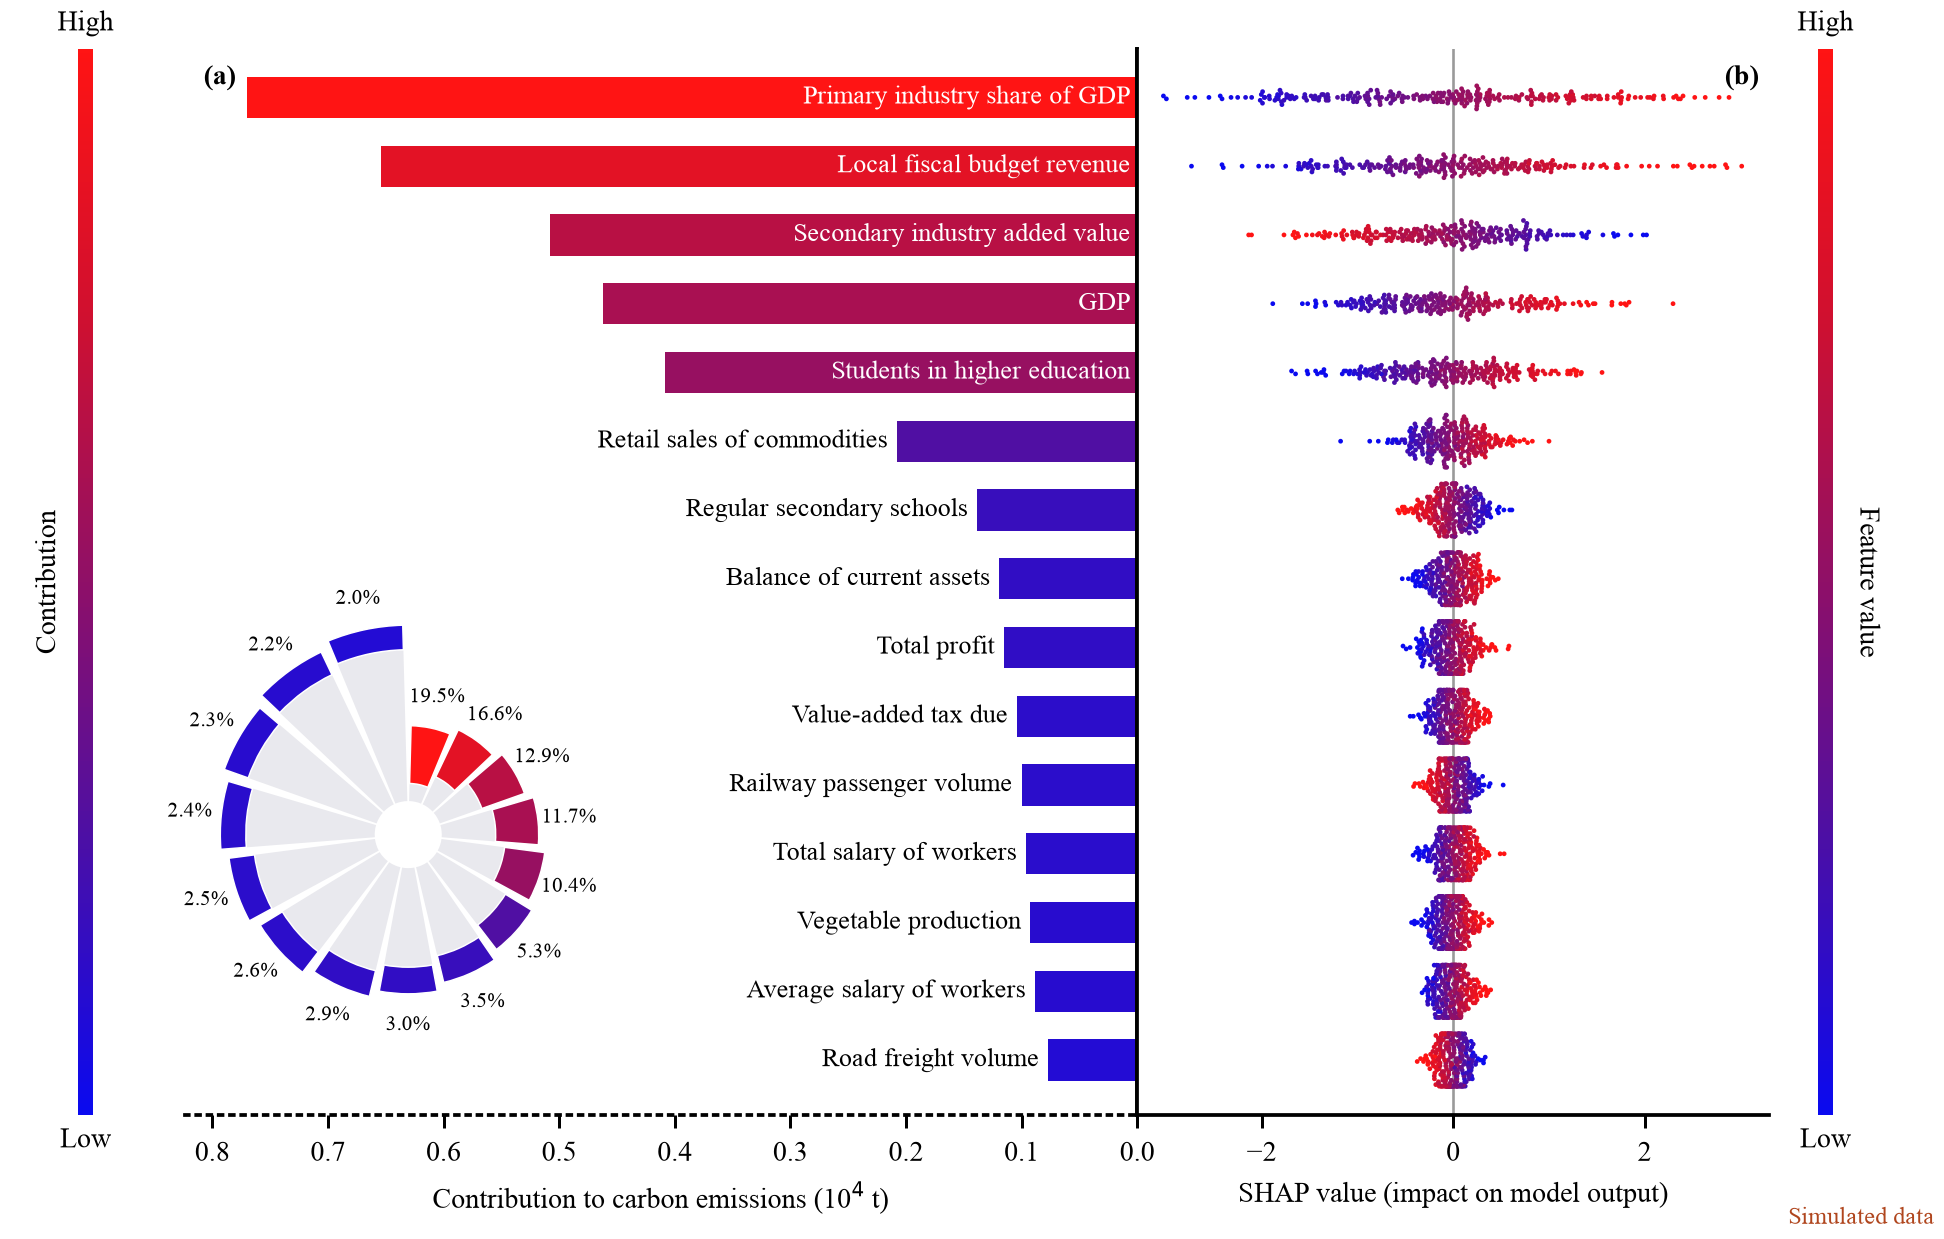

Here is the Python script that generated this plot:
"""SHAP importance bars and beeswarm back to back on a shared feature spine, with an inset spiral rose.

Drawn after exemplar 7526596960389877027_0001 (layout, marks, palette, colour bars).
Changed from the exemplar: feature names sit outside short bars instead of on top of them.

*** SIMULATED DATA *** generated below with a fixed seed. Replace `imp`, `shap` and `fval`
with your own model's output (importance per feature; SHAP value and feature value per sample).
"""
from pathlib import Path

import matplotlib.pyplot as plt
import numpy as np
from matplotlib.colors import LinearSegmentedColormap
from matplotlib.patches import Wedge

OUT = Path(__file__).with_suffix(".png")
CMAP = LinearSegmentedColormap.from_list("blue_purple_red", ["#0a0af0", "#4a0fa8", "#8f1068", "#d01030", "#ff1414"])
NAMES = ["Primary industry share of GDP", "Local fiscal budget revenue", "Secondary industry added value", "GDP",
         "Students in higher education", "Retail sales of commodities", "Regular secondary schools",
         "Balance of current assets", "Total profit", "Value-added tax due", "Railway passenger volume",
         "Total salary of workers", "Vegetable production", "Average salary of workers", "Road freight volume"]

rng = np.random.default_rng(7)
n_feat, n_obs = len(NAMES), 260
imp = 0.77 * np.array([1, .85, .66, .60, .53, .27, .18, .155, .15, .135, .13, .125, .12, .115, .10])
fval = rng.normal(size=(n_obs, n_feat))                                  # standardised feature values
sign = np.where(np.arange(n_feat) % 4 == 2, -1, 1)
shap = fval * sign * imp * 1.6 + rng.normal(scale=0.12, size=(n_obs, n_feat)) * imp ** 0.5
share = imp / imp.sum()

plt.rcParams.update({"font.family": "Times New Roman", "font.size": 7.5, "pdf.fonttype": 42, "axes.linewidth": 1.0})
fig = plt.figure(figsize=(7.2, 4.6))
axl = fig.add_axes([0.095, 0.10, 0.49, 0.86])
axr = fig.add_axes([0.585, 0.10, 0.325, 0.86], sharey=axl)
y = np.arange(n_feat)[::-1]
colour = CMAP(imp / imp.max())

# --- left: importance bars growing leftwards from the spine
axl.barh(y, imp, height=0.6, color=colour)
for yi, v, name in zip(y, imp, NAMES):
    inside = v > 0.42 * imp.max()
    axl.text(0.006 if inside else v + 0.008, yi, name, ha="right", va="center",
             color="white" if inside else "black", fontsize=7)
axl.set_xlim(imp.max() * 1.07, 0)
axl.set_ylim(-0.8, n_feat - 0.3)
axl.set_yticks([])
axl.set_xlabel(r"Contribution to carbon emissions (10$^4$ t)")
for s in ("left", "top"):
    axl.spines[s].set_visible(False)
axl.spines["bottom"].set_linestyle((0, (1, 2)))
axl.text(0.02, 0.985, "(a)", transform=axl.transAxes, fontweight="bold", va="top")

# --- right: beeswarm, points coloured by feature value
edges = np.linspace(shap.min(), shap.max(), 150)
for j, yi in enumerate(y):
    b = np.digitize(shap[:, j], edges)
    off = np.zeros(n_obs)
    for k in np.unique(b):                      # stack points that share an x-bin symmetrically about the row
        idx = np.where(b == k)[0]
        off[idx] = (np.arange(len(idx)) - (len(idx) - 1) / 2) * 0.042
    axr.scatter(shap[:, j], yi + np.clip(off, -0.38, 0.38), c=fval[:, j], cmap=CMAP, vmin=-2, vmax=2,
                s=1.6, linewidths=0, rasterized=True)
axr.axvline(0, color="#9a9a9a", lw=0.7, zorder=0)
axr.set_xlim(-3.3, 3.3)
axr.set_xticks([-2, 0, 2])
axr.set_xlabel("SHAP value (impact on model output)")
axr.tick_params(left=False, labelleft=False)
for s in ("top", "right"):
    axr.spines[s].set_visible(False)
axr.text(0.93, 0.985, "(b)", transform=axr.transAxes, fontweight="bold", va="top")

# --- full-height colour strips at both ends, labelled only High / Low
grad = np.linspace(1, 0, 256)[:, None]
for x0, label, side in ((0.04, "Contribution", "left"), (0.935, "Feature value", "right")):
    cax = fig.add_axes([x0, 0.10, 0.008, 0.86])
    cax.imshow(grad, aspect="auto", cmap=CMAP)
    cax.set_xticks([]); cax.set_yticks([])
    for s in cax.spines.values():
        s.set_visible(False)
    cax.text(0.5, 1.012, "High", transform=cax.transAxes, ha="center", va="bottom")
    cax.text(0.5, -0.012, "Low", transform=cax.transAxes, ha="center", va="top")
    cax.text(-1.9 if side == "left" else 3.2, 0.5, label, transform=cax.transAxes, rotation=90 if side == "left" else -90,
             ha="center", va="center")

# --- inset spiral rose: equal angles, radius grows as the share shrinks, coloured band width follows the share
rose = fig.add_axes([0.075, 0.115, 0.27, 0.27 * 7.2 / 4.6])
rose.set_xlim(-1.25, 1.25); rose.set_ylim(-1.25, 1.25); rose.set_aspect("equal"); rose.axis("off")
step = 360 / n_feat
for i in range(n_feat):
    a1 = 90 - i * step                          # start at 12 o'clock, go clockwise
    r = 0.52 + 0.48 * i / (n_feat - 1)
    band = 0.10 + 0.9 * share[i]
    rose.add_patch(Wedge((0, 0), r, a1 - step + 1.5, a1 - 1.5, width=r - 0.16, fc="#e9e9ee", ec="none"))
    rose.add_patch(Wedge((0, 0), r, a1 - step + 1.5, a1 - 1.5, width=band, fc=colour[i], ec="white", lw=0.4))
    mid = np.radians(a1 - step / 2)
    rose.text((r + 0.15) * np.cos(mid), (r + 0.15) * np.sin(mid), f"{share[i] * 100:.1f}%", fontsize=5.5,
              ha="center", va="center")

fig.text(0.995, 0.008, "Simulated data", ha="right", va="bottom", fontsize=6.5, color="#b0461e")
fig.savefig(OUT, dpi=270)
print(OUT)
